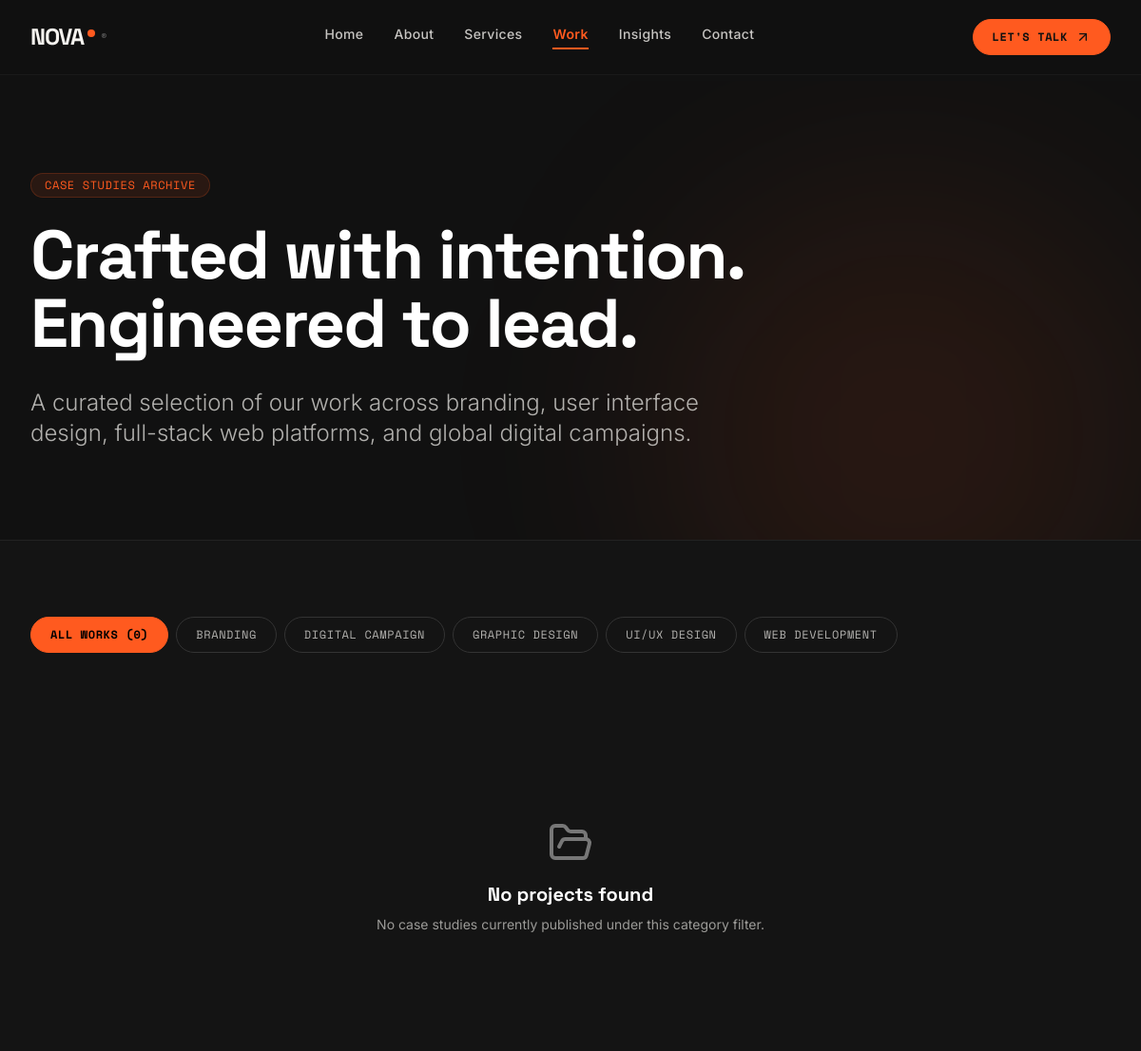
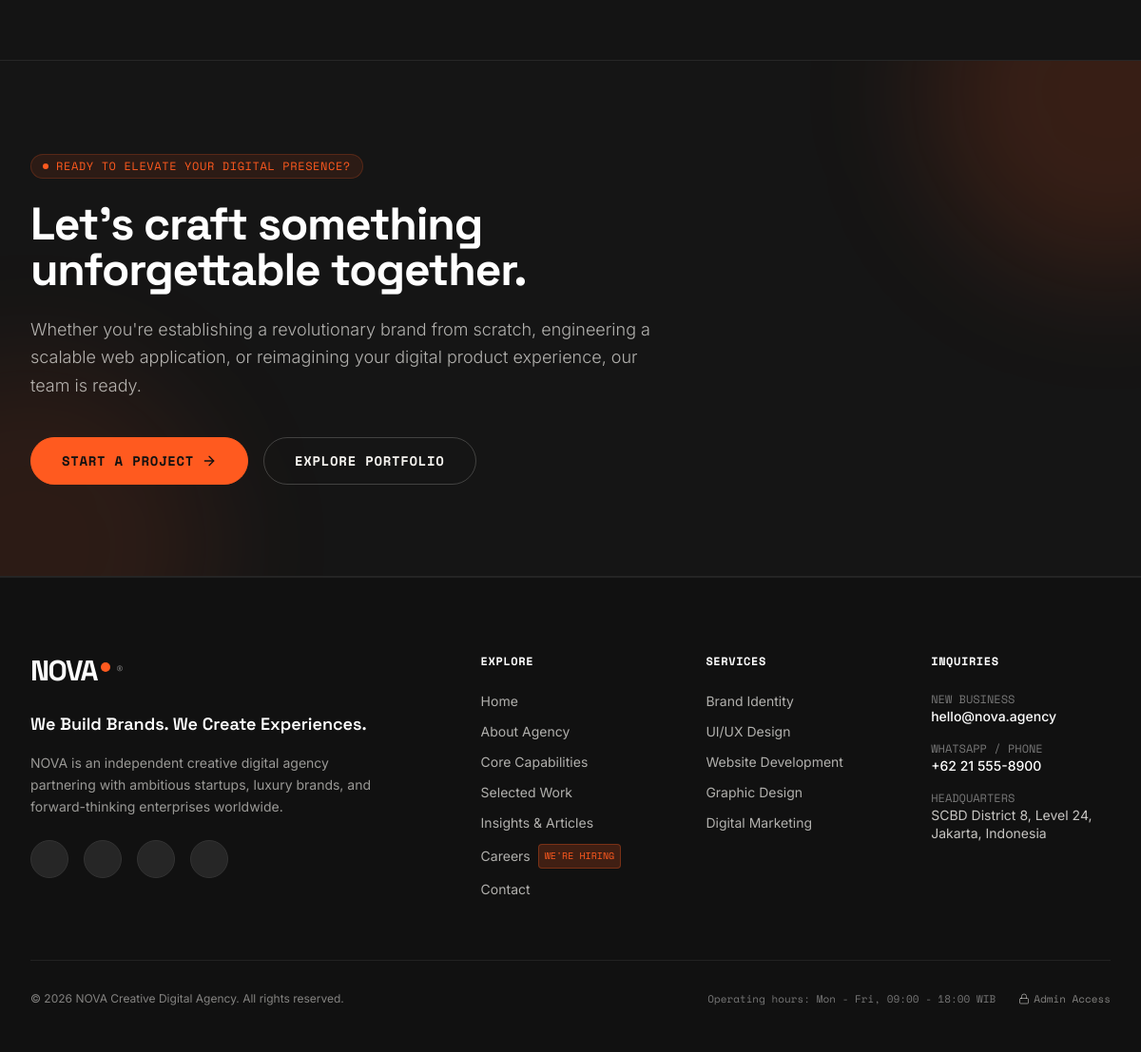
/work.php, run on the app's committed database (2 pictures, top to bottom).
### tables this page shows
CREATE TABLE IF NOT EXISTS `categories` (
  `id` INT AUTO_INCREMENT PRIMARY KEY,
  `name` VARCHAR(100) NOT NULL,
  `slug` VARCHAR(100) NOT NULL UNIQUE,
  `type` VARCHAR(30) NOT NULL DEFAULT 'project',
  `created_at` DATETIME DEFAULT CURRENT_TIMESTAMP
);

### config/helpers.php (called while the page is built, shortened)
<?php
function e(?string $string): string {
    return htmlspecialchars((string)$string, ENT_QUOTES, 'UTF-8');
}

### work.php (the view, shortened to what this page needs)
<?php
require_once __DIR__ . '/config/helpers.php';
$db = getDB();
$catStmt = $db->query("SELECT * FROM categories WHERE type = 'project' ORDER BY name ASC");
$categories = $catStmt->fetchAll();
$selectedCategory = trim($_GET['category'] ?? 'all');
if ($selectedCategory !== 'all' && !empty($selectedCategory)) {
    $projStmt = $db->prepare("SELECT * FROM projects WHERE status = 'published' AND (category_name = ? OR slug = ?) ORDER BY is_featured DESC, display_order ASC");
    $projStmt->execute([$selectedCategory, $selectedCategory]);
} else {
    $projStmt = $db->query("SELECT * FROM projects WHERE status = 'published' ORDER BY is_featured DESC, display_order ASC");
}
$projects = $projStmt->fetchAll();
require_once __DIR__ . '/includes/header.php';
?>
<section class="py-24 bg-primary-dark border-b border-[#222222] relative overflow-hidden">
    <div class="absolute right-0 top-1/4 w-[500px] h-[500px] bg-accent/10 rounded-full blur-[120px] pointer-events-none"></div>
    <div class="max-w-7xl mx-auto px-4 sm:px-6 lg:px-8 relative z-10">
        <div class="max-w-4xl">
            <span class="inline-flex items-center gap-2 px-3.5 py-1 rounded-full text-xs font-mono uppercase tracking-wider text-accent bg-accent/10 border border-accent/20 mb-6">
                CASE STUDIES ARCHIVE
            </span>
            <h1 class="text-4xl sm:text-6xl md:text-7xl font-heading font-black text-white tracking-tight leading-[1.08] mb-8">
                Crafted with intention. Engineered to lead.
            </h1>
            <p class="text-xl sm:text-2xl text-offwhite/70 font-light leading-relaxed max-w-3xl">
                A curated selection of our work across branding, user interface design, full-stack web platforms, and global digital campaigns.
            </p>
        </div>
    </div>
</section>
<section class="py-20 bg-[#141414] min-h-[600px]">
    <div class="max-w-7xl mx-auto px-4 sm:px-6 lg:px-8">
        <div class="flex items-center gap-2 overflow-x-auto pb-4 mb-16 no-scrollbar">
            <button type="button"
                    data-category="all"
                    class="portfolio-filter-btn px-5 py-2.5 rounded-full text-xs font-mono uppercase tracking-wider transition-all duration-300 border <?= ($selectedCategory === 'all') ? 'bg-accent text-black border-accent font-bold' : 'bg-transparent text-offwhite/70 border-[#333333] hover:border-offwhite' ?>">
                All Works (<?= count($projects) ?>)
            </button>
            <?php foreach ($categories as $cat):
                $isActive = ($selectedCategory === $cat['name']);
            ?>
            <button type="button"
                    data-category="<?= e($cat['name']) ?>"
                    class="portfolio-filter-btn px-5 py-2.5 rounded-full text-xs font-mono uppercase tracking-wider transition-all duration-300 border <?= $isActive ? 'bg-accent text-black border-accent font-bold' : 'bg-transparent text-offwhite/70 border-[#333333] hover:border-offwhite' ?>">
                <?= e($cat['name']) ?>
            </button>
            <?php endforeach; ?>
        </div>
        <div class="grid grid-cols-1 md:grid-cols-2 gap-10">
            <?php if (empty($projects)): ?>
            <div class="col-span-2 py-24 text-center">
                <i data-lucide="folder-open" class="w-12 h-12 text-muted-gray mx-auto mb-4"></i>
                <h3 class="text-xl font-heading font-bold text-white mb-2">No projects found</h3>
                <p class="text-sm text-offwhite/60">No case studies currently published under this category filter.</p>
            </div>
            <?php endif; ?>
        </div>
    </div>
</section>
<?php require_once __DIR__ . '/includes/cta-banner.php'; ?>
<?php require_once __DIR__ . '/includes/footer.php'; ?>

### data on the page
categories: name "BRANDING"
categories: name "DIGITAL CAMPAIGN"
categories: name "GRAPHIC DESIGN"
categories: name "UI/UX DESIGN"
categories: name "WEB DEVELOPMENT"

### other printed values
count($projects) "0"
get_setting('contact_email', 'hello@nova.agency') "hello@nova.agency"
get_setting('contact_phone', '+62 21 555-8900') "+62 21 555-8900"
get_setting('working_hours', 'Mon - Fri, 09:00 - 18:00 WIB') "Mon - Fri, 09:00 - 18:00 WIB"
